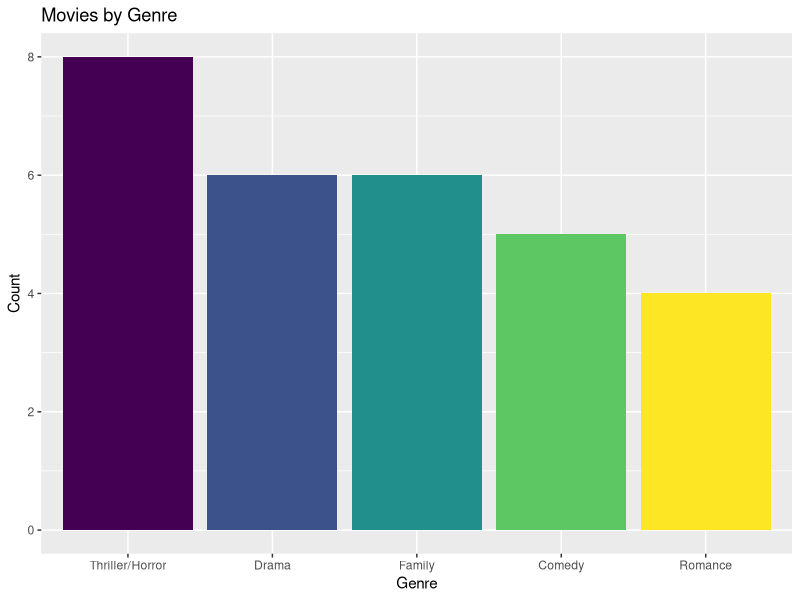
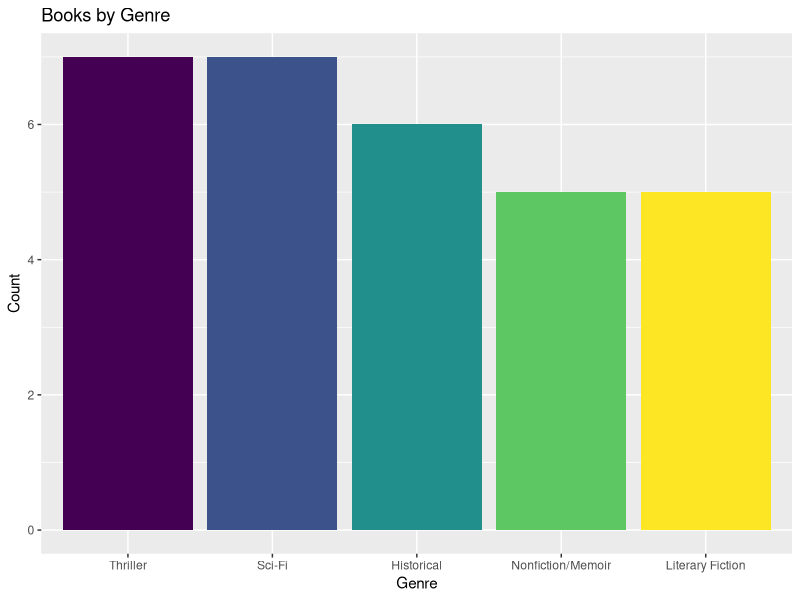
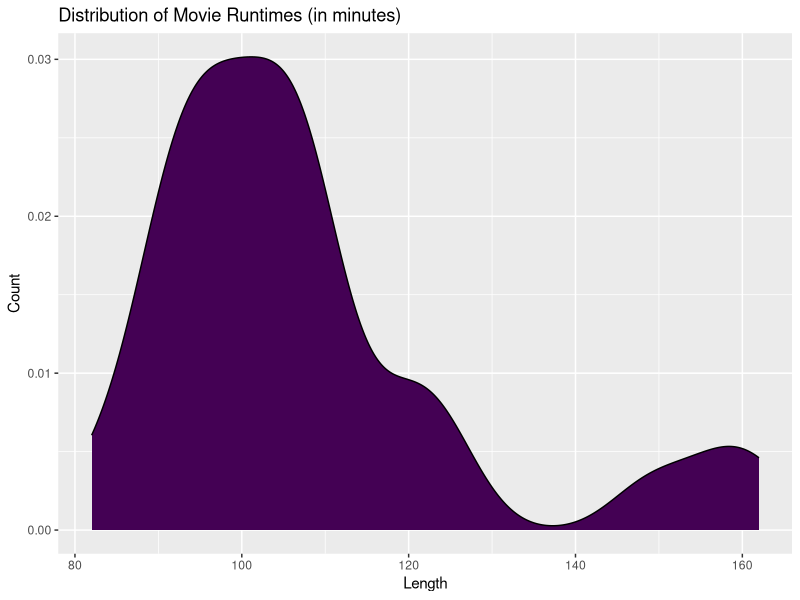
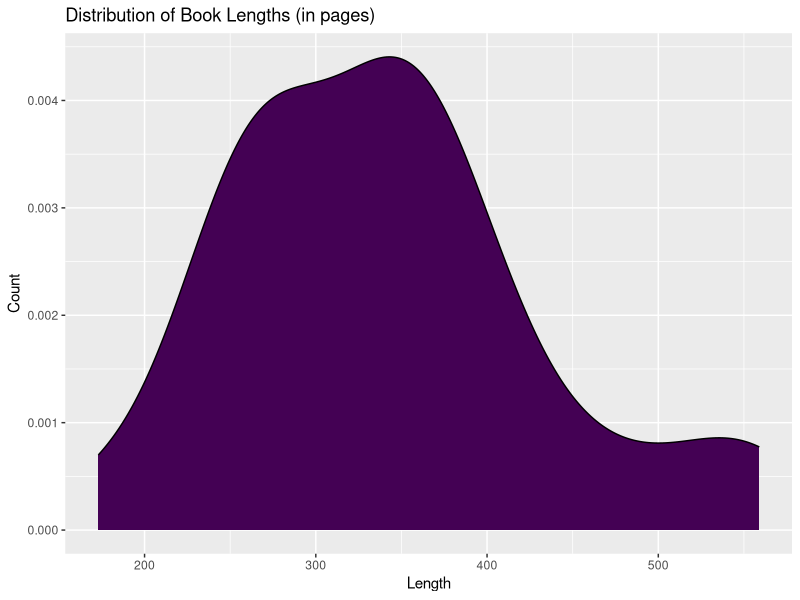

These figures' R source, in order:
## ---- chunk 1
library(tidyverse)
library(readxl)
## ---- chunk 2
recs <- read_excel("LauraGabbyRecs.xlsx")
glimpse(recs)
## ---- chunk 3
#ordering genres by frequency for both movies and books (after having run the bar graphs once)

recs$Genre_ordered <- fct_relevel(recs$Genre, 'Thriller/Horror', 'Drama', 'Family', 'Comedy', 'Romance', 'Thriller', 'Sci-Fi', 'Historical', 'Nonfiction/Memoir', 'Literary Fiction')

recs %>%
  filter(Type == "Movie") %>%
  ggplot(aes(x = Genre_ordered, fill = Genre_ordered)) +
  geom_bar() +
  scale_fill_viridis_d() +
  theme(legend.position = "none") +
  labs(x = 'Genre',
       y = 'Count',
       title = 'Movies by Genre')
## ---- chunk 4
recs %>%
  filter(Type == "Book") %>%
  ggplot(aes(x = Genre_ordered, fill = Genre_ordered)) +
  geom_bar() +
  scale_fill_viridis_d() +
  theme(legend.position = "none") +
  labs(x = 'Genre',
       y = 'Count',
       title = 'Books by Genre')
## ---- chunk 5
recs %>%
  filter(Type == "Movie") %>%
  ggplot(aes(x = Length, fill = "navy")) +
  geom_density() +
  scale_fill_viridis_d() +
  theme(legend.position = "none") +
  labs(x = 'Length',
       y = 'Count',
       title = 'Distribution of Movie Runtimes (in minutes)')
## ---- chunk 6
recs %>%
  filter(Type == "Book") %>%
  ggplot(aes(x = Length, fill = "navy")) +
  geom_density() +
  scale_fill_viridis_d() +
  theme(legend.position = "none") +
  labs(x = 'Length',
       y = 'Count',
       title = 'Distribution of Book Lengths (in pages)')
## ---- chunk 7
set.seed(123)
recs_1 <- recs %>%
  filter(Type == "Movie") %>%
  filter(Genre == "Thriller/Horror") %>%
  filter(Rating >= 4) %>%
  filter(Length <= 120) 

sample(recs_1$Title, 1)
  
## ---- chunk 8
set.seed(123)
recs_2 <- recs %>%
  filter(Type == "Book") %>%
  filter(Genre == "Sci-Fi") %>%
  filter(Rating >= 4) %>%
  filter(Length <= 400) 

sample(recs_2$Title, 1)
  
## ---- chunk 9
recs <- recs %>%
  mutate(watched = 0) %>%
  mutate(my_rating = 0)
## ---- chunk 10
set.seed(4)
test_df <- recs %>%
  # Movie or book?
  filter(Type == "Movie") %>%
  # What genre are you in the mood for?
  filter(Genre == "Comedy") %>%
  # What is the minimum rating you trust?
  filter(Rating >= 3.5) %>%
  # How much time do you have? (enter max length preference in minutes/pages)
  filter(Length <= 120) 

sample(test_df$Title, 1)
## ---- chunk 11
